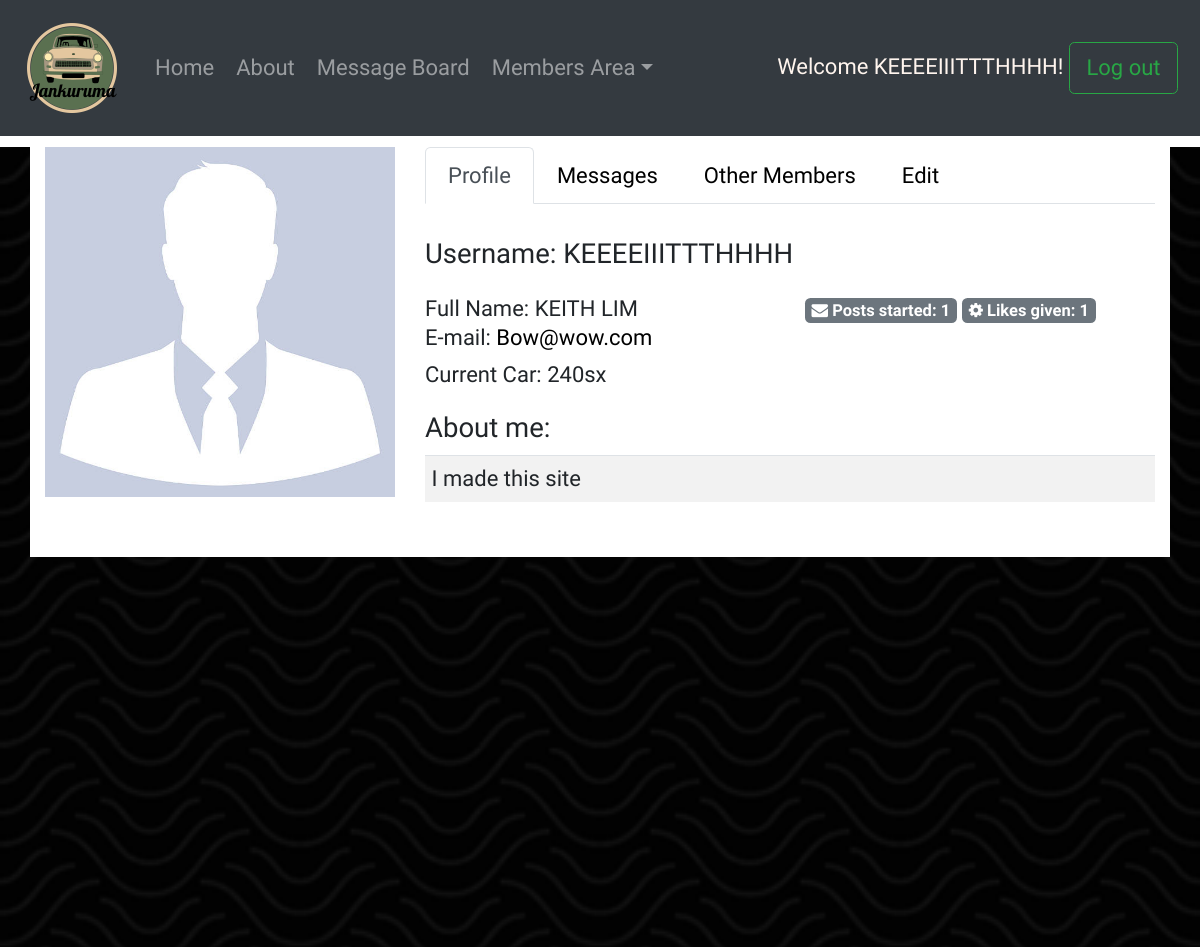
The app's page /vroom/user_profile/22 (signed in) with its own data.
### log_reg_app/models.py (models this page shows, shortened)
class User(models.Model):
    username = models.CharField(max_length=255)
    first_name = models.CharField(max_length=255)
    last_name = models.CharField(max_length=255)
    bio = models.CharField(max_length=255, null=True)
    email = models.EmailField(unique=True)
    password = models.CharField(max_length=255)
    profile_pic = models.CharField(max_length=255, null=True)
    car = models.CharField(max_length=255, null=True)
    created_at = models.DateTimeField(auto_now_add=True)
    updated_at = models.DateTimeField(auto_now=True)
    objects = UserManager()

### Dashboard/views.py (the view)
# urls.py: path('user_profile/<int:id>', views.user_profile, name="user_profile"),
def user_profile(request, id):
    if 'user_id' not in request.session:
        return redirect ('/')
    else:
        context = {
            'curr_user': User.objects.get(id=request.session['user_id']),
            'user': User.objects.get(id=id),
            'posts': Post.objects.all(),
            "author_id" : id,
            "others" : User.objects.all()
        }
        return render(request, 'profile_page.html', context)

### Dashboard/templates/profile_page.html (shortened to what this page needs)
<!DOCTYPE html>
<html lang="en">
<head>
    <link rel="stylesheet" href="https://cdnjs.cloudflare.com/ajax/libs/font-awesome/4.7.0/css/font-awesome.min.css">
    <link href="https://stackpath.bootstrapcdn.com/bootstrap/4.5.0/css/bootstrap.min.css" rel="stylesheet"
>
    {% load static %}
    <link rel="stylesheet" href="{% static 'css/profile_page.css' %}">
</head>
<body>
    <nav class="navbar navbar-expand-lg navbar-dark bg-dark">
        <a class="navbar-brand" href="{% url 'dashboard' %}">
            <img src="/static/images/logo.png" width="100" height="100" class="d-inline-block align-top" alt=""
                loading="lazy">
        </a>
        <div class="collapse navbar-collapse" id="navbarSupportedContent">
            <ul class="navbar-nav mr-auto">
                <li class="nav-item">
                    <a class="nav-link" href="{%url 'dashboard' %}">Home</a>
                </li>
                <li class="nav-item">
                    <a class="nav-link" href="{%url 'about' %}">About</a>
                </li>
                <li class="nav-item">
                    <a class="nav-link" href="/vroom/message_board/">Message Board</a>
                </li>
                <li class="nav-item dropdown">
                    <a class="nav-link dropdown-toggle" href="#" id="navbarDropdown" role="button"
                        data-toggle="dropdown" aria-haspopup="true" aria-expanded="false">
                        Members Area</a>
                </li>
        </div>
        <span id="user">Welcome {{ curr_user.username }}! <a class="btn btn-outline-success" href="/logout">Log
                out</a></span>
    </nav>
    </head>
    <body>
        <div class="bg">
        <div class="container">
            <div class="row my-2">
                <div class="col-lg-8 order-lg-2">
                    <ul class="nav nav-tabs">
                        <li class="nav-item">
                            <a href="" data-target="#profile" data-toggle="tab" class="nav-link active">Profile</a>
                        </li>
                        <li class="nav-item">
                            <a href="" data-target="#messages" data-toggle="tab" class="nav-link">Messages</a>
                        </li>
                        <li class="nav-item">
                            <a href="" data-target="#other_members" data-toggle="tab" class="nav-link">Other Members</a>
                        </li>
                        {% if request.session.user_id == user.id %}
                        <li class="nav-item">
                            <a href="" data-target="#edit" data-toggle="tab" class="nav-link">Edit</a>
                        </li>
                        {% endif  %}
                    </ul>
                    <div class="tab-content py-4">
                        <div class="tab-pane active" id="profile">
                            <h5 class="mb-3">Username: {{user.username}}</h5>
                            <div class="row">
                                <div class="col-md-6">
                                    <p> Full Name: {{user.first_name}} {{user.last_name}} </p>
                                    <h6>E-mail: <a href="mailto:{{user.email}}">{{user.email}}</a> </h6>
                                    <h6>Current Car: {{user.car}} </h6>
                                </div>
                                <div class="col-md-6">
                                    <span class="badge badge-secondary"><i class="fa fa-envelope"></i> Posts started:
                                        {{ user.posts.count }}</span>
                                    <span class="badge badge-secondary"><i class="fa fa-cog"></i> Likes given:
                                        {{ user.liked_posts.count }}</span>
                                </div>
                                <div class="col-md-12">
                                    <h5 class="mt-2"> About me:
                                    </h5>
                                    <table class="table table-sm table-hover table-striped">
                                        <tbody>
                                            <tr>
                                                <td>
                                                    {%if user.bio   %}
                                                    {{user.bio}}
                                                    {% endif  %}
                                                </td>
                                            </tr>
                                        </tbody>
                                    </table>
                                </div>
                            </div>
                        </div>
                    </div>
                </div>
                <div class="col-lg-4 order-lg-1 text-center">
                    {%if user.profile_pic   %}
                    <img src="{{user.profile_pic}}" alt="me" style="width:100%">
                    {% else %}
                    <img src="/static/images/profile_default.png" class="mx-auto img-fluid img-circle d-block"
                        alt="avatar">
                    {% endif  %}
                </div>
            </div>
        </div>
        </div>
    </body>
</html>

### static/css/profile_page.css (style rules this page uses)
* { font-family: 'Teko', sans-serif; font-size: 22px; }
.container { background-color: white; margin-top: 0; }
#user { color: seashell; }
body, html { height: 100%; }
.bg { background-image: url("/static/images/papyrus-dark.png"); height: 100%; background-position: center; background-repeat: no-repeat; background-size: cover; }
a { text-decoration: none; font-size: 22px; color: black; }
p { margin: 0; }

### records on screen
User: username "KEEEEIIITTTHHHH", first_name "KEITH", last_name "LIM", email "Bow@wow.com", car "240sx", posts.count "1", liked_posts.count "1", bio "I made this site", profile_pic (placeholder picture)
